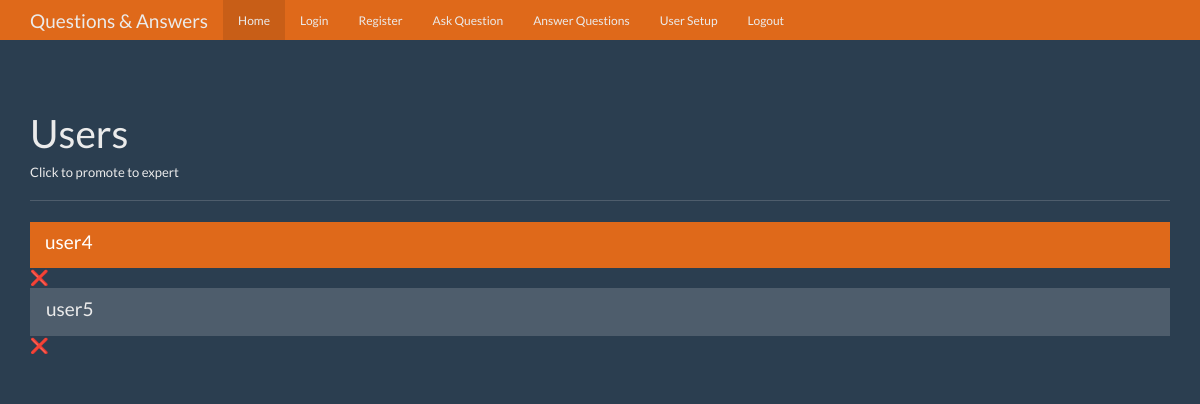
/users, run on an earlier commit of the app's database.
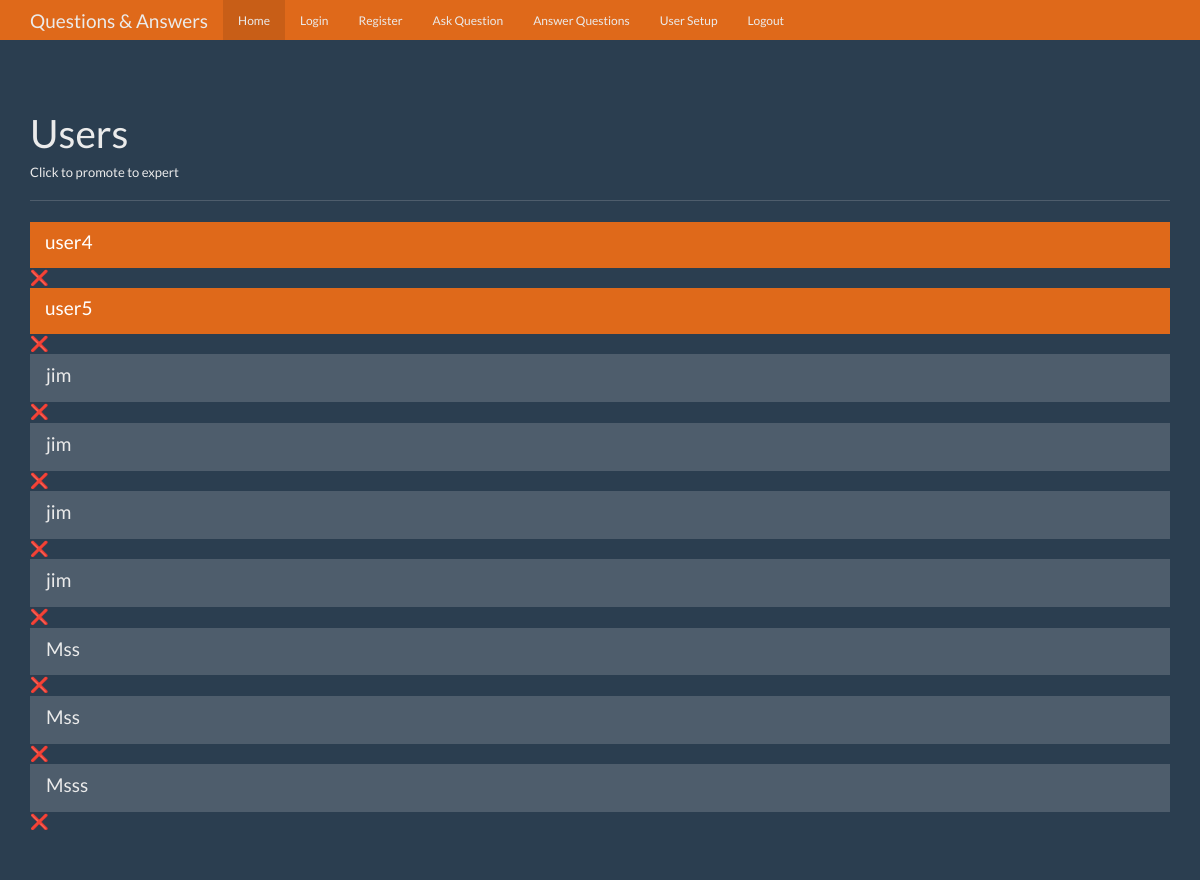
And on a later commit of the database.
### tables this page shows
CREATE TABLE User (
id integer primary key autoincrement,
name text not null,
password text not null,
expert boolean not null,
admin boolean not null
);

### app.py (the view)
@app.route('/users')
def users():
    db = get_db()
    cur = db.execute('select id, name, expert from user where admin =?', [0])
    users = cur.fetchall()
    return render_template('users.html', users=users)

### database.py (called while the page is built)
def connect_db():
    sql = sqlite3.connect('data.db')
    sql.row_factory = sqlite3.Row
    return sql

def get_db():
    if not hasattr(g, 'sqlite3'):
        g.sqlite_db = connect_db()
    return g.sqlite_db

### templates/users.html (shortened to what this page needs)
<!DOCTYPE html>
<html lang="en">
  <head>
    <link
      href="{{ url_for('static', filename='bootstrap.min.css') }}"
      rel="stylesheet"
    />
    <link
      href="{{ url_for('static', filename='theme.css') }}"
      rel="stylesheet"
    />
  </head>
  <body>
    <nav class="navbar navbar-inverse navbar-fixed-top">
      <div class="container">
        <div class="navbar-header">
          <a class="navbar-brand" href="#">Questions & Answers</a>
        </div>
        <div id="navbar" class="navbar-collapse collapse">
          <ul class="nav navbar-nav">
            <li class="active"><a href="#">Home</a></li>
            <li><a href="#">Login</a></li>
            <li><a href="#">Register</a></li>
            <li><a href="#">Ask Question</a></li>
            <li><a href="#">Answer Questions</a></li>
            <li><a href="#">User Setup</a></li>
            <li><a href="#">Logout</a></li>
          </ul>
        </div>
      </div>
    </nav>
    <div class="container theme-showcase" role="main">
      <div class="page-header">
        <h1>Users</h1>
        <h6>Click to promote to expert</h6>
      </div>
      <div class="row">
        <div class="col-lg-12">
          <div class="list-group">
            {% for user in users %}
            <a
              href="{{ url_for('change_status',user_id=user.id) }}"
              class="list-group-item {% if user.expert %} active {% endif %}"
            >
              <h4 class="list-group-item-heading">{{ user.name }}</h4>
            </a>
            <a class="list-group-item-heading href="{{ url_for('delete_user',user_id=user.id) }}">❌</a>
            {% endfor %}
          </div>
        </div>
      </div>
    </div>
  </body>
</html>

### static/theme.css (style rules this page uses)
body { padding-top: 70px; padding-bottom: 30px; }

What changed in the data, as far as the page shows it:
changed User "user5": expert False → True (drawn)
added User: name "jim"
added User: name "jim"
added User: name "jim"
added User: name "jim"
added User: name "Mss"
added User: name "Mss"
added User: name "Msss"
